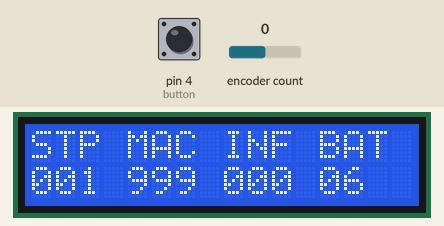
This sketch was run on a simulated Arduino Uno, built with avr-gcc and run on an emulated ATmega328P. On the bench: 16×2 character LCD. Inputs (shaded band) come from the test bench; at power-on: pin 4 (button) HIGH, encoder count 0.

Above: at 1.2 s.
1.3 s: pin 4 (button) pulled LOW for 0.15 s
At 1.8 s:
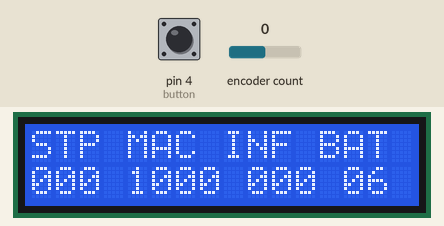
At 3.3 s:
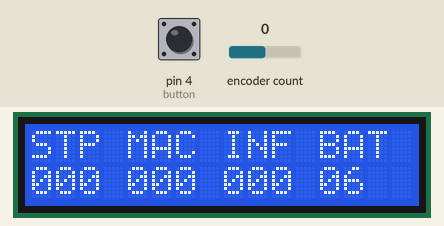
Timing chart, 0 to 4.8 s (numbered marks = the images above; inputs shaded):
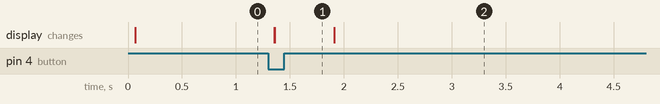

The sketch:

FOCOLOCO_02.ino
```cpp
// (licence header left out)
#include "OneButton.h" //this library allows buttons to call mutiple events: http://www.mathertel.de/Arduino/OneButtonLibrary.aspx
#include <LiquidCrystal.h>
#include <Encoder.h>

// initialize the library with the numbers of the interface pins
LiquidCrystal lcd(12, 11, 10, 9, 8, 7);
Encoder myEnc(2, 3);
OneButton button(4, true); // Setup a OneButton on pin 4.


int encoderPin1 = 3;
int encoderPin2 = 2;
volatile int lastEncoded = 0;
int encoderValue;
long lastencoderValue = 0;
int lastMSB = 0;
int lastLSB = 0;
int lens;
int infinity =0 ;
int macro = 999;
int hardstop = 0;
int mark1;
int mark2;
int mark3;
int dist = 0;
int bat = 6;
char buffer [16];     //used with sprintinf to format text for LCD
int n;                //used with sprintinf to format text for LCD

long oldPosition  = -999;
long previoushardstop = 0;
void setup() {


button.attachDoubleClick(infinityFunction); // link the recordFunction to be called on a doubleclick event.
button.attachClick (macroFunction);    // link the reverseFunction to be called on a click (short click) event.
  button.attachPress (resetFunction);   // link the playbackFunction to be called on a press (long click) event.
lcd.begin(16, 2);
lcd.clear();
}

void loop() {

  long newPosition = myEnc.read();

 if (oldPosition < newPosition)  {

hardstop++;
oldPosition = newPosition;
}

   if (oldPosition > newPosition)  {

hardstop--;
oldPosition = newPosition;
 }

  hardstop = constrain(hardstop,infinity,macro);

    button.tick(); //this checks for a button press event

  lcd.setCursor(0, 0);
  lcd.print("STP MAC INF BAT");
  lcd.setCursor(0, 1);
 n=sprintf (buffer, "%03d %03d %03d %02d ",hardstop, macro, infinity, bat);
  lcd.print(buffer); ///< You will get “000 00 00 00 00″
}


   void macroFunction(){
     macro = hardstop;
}
void infinityFunction(){
     infinity = hardstop;
}

   void resetFunction(){
     macro = 1000;
     infinity = 0;
}
```

Measured:
- after the input at 1.3 s, the display: first changes after 0.06 s (image 1 shows a later state)
